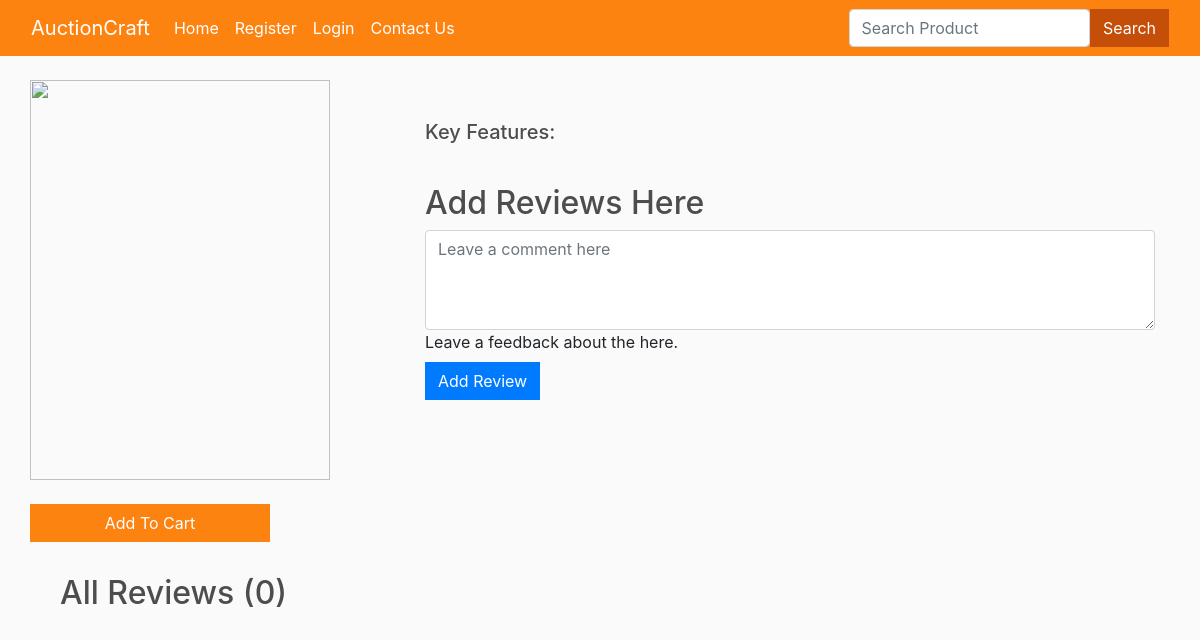
/product_view/10/, run on an earlier commit of the app's database.
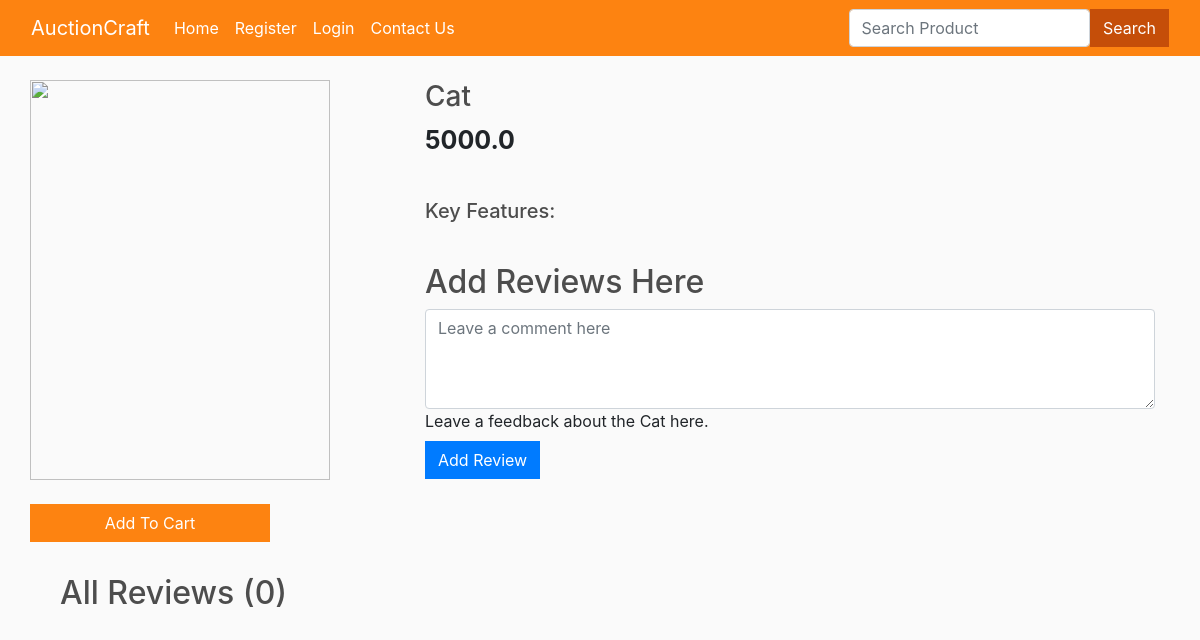
And on a later commit of the database.
### users/models.py (models this page shows, shortened)
class AuctionItem(models.Model):
    seller = models.ForeignKey(User, on_delete=models.CASCADE)
    name = models.CharField(max_length=100)
    price = models.FloatField()
    image = CloudinaryField('image')

### users/views.py (the view)
# urls.py: path("product_view/<int:myid>/", views.product_view, name="product_view"),
def product_view(request, myid):
    product = AuctionItem.objects.filter(id=myid).first()
    feature = AuctionItemFeature.objects.filter(product=product)
    reviews = AuctionItemReview.objects.filter(product=product)
    data = cartData(request)
    items = data['items']
    order = data['order']
    cartItems = data['cartItems']
    if request.method=="POST":
        customer = request.POST['customer']
        content = request.POST['content']
        review = AuctionItemReview(customer=customer, content=content, product=product)
        review.save()
        return redirect(f"/product_view/{product.id}")
    return render(request, "users/items.html", {'product':product, 'cartItems':cartItems, 'feature':feature, 'reviews':reviews})

### users/inherit.py (called while the page is built)
def cartData(request):
    if request.user.is_authenticated:
        customer = request.user.customer
        order, created = Purchase.objects.get_or_create(customer=customer, complete=False)
        items = order.purchaseitem_set.all()
        cartItems = order.get_cart_items
    else:
        items = []
        order = {'get_cart_total':0, 'get_cart_items':0}
        cartItems = order['get_cart_items']
    return {'cartItems':cartItems, 'items':items, 'order':order}

### users/templates/users/items.html (shortened to what this page needs)
{% extends 'users/base.html' %}
{% load static %}
{% block body %}
{% load humanize %}
<div class="container mt-4">
	<div class="row">
		<div class="col-md-4">
			<div class="row">
				<img src="{{ product.image.url }}" alt="" style="width: 300px; height: 400px;">
			</div>
			<br>
			<div class="row">
				<button data-product="{{product.id}}" data-action="add" class="btn add-btn update-cart"
					style="background-color: #FD8311; color: white; width: 15rem;">Add To Cart</button>
			</div>
			<br>
		</div>
		<div class="col-md-8">
			<h3>{{product.name}}</h3>
			<p style="font-size: 25px;"><b>{{product.price}}</b></p>
			<br>
			<h5>Key Features:</h5>
			<br>
			<h2>Add Reviews Here</h2>
			<form method="POST" action="/product_view/{{product.id}}/"> {% csrf_token %}
				<div class="form-floating">
					<textarea class="form-control" placeholder="Leave a comment here" id="floatingTextarea2"
						style="height: 100px" id="content" name="content"></textarea>
					<label for="floatingTextarea2">Leave a feedback about the {{product.name}} here.</label>
					<br>
					<button type="submit" class="btn btn-primary">Add Review</button>
				</div>
			</form>
		</div>
	</div>
	<div class="container mt-2">
		<h2>All Reviews ({{reviews.count}})</h2>
	</div>
</div>
{% endblock %}

What changed in the data, as far as the page shows it:
added AuctionItem: name "Cat", price "5000.0"
